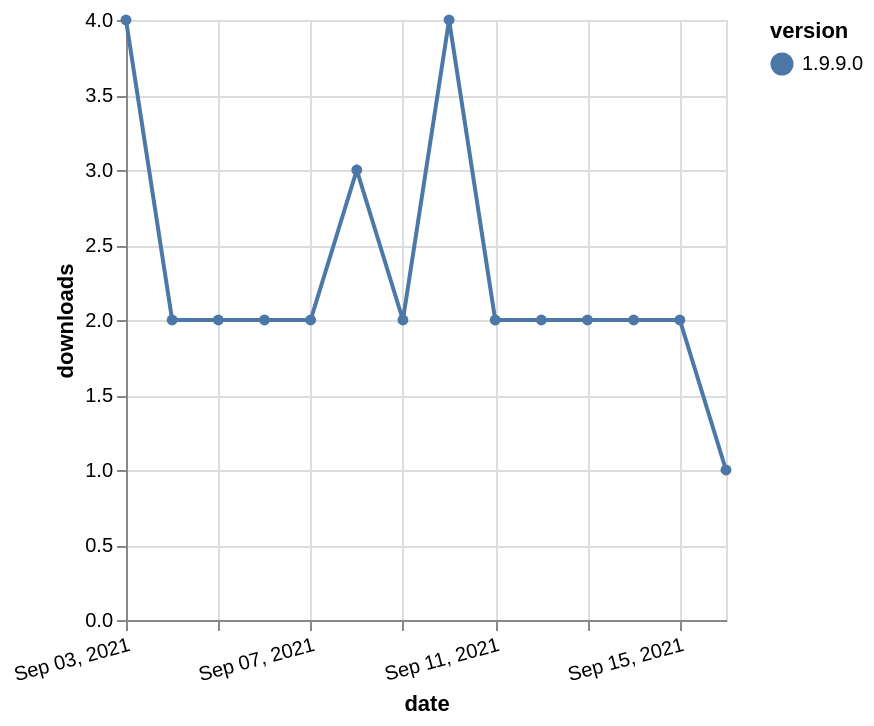

Here is the Vega-Lite specification saved for this chart:
### Vega-Lite specification from a JSON file in a GitHub repository (floating-point values rounded to 4 significant figures)
{"$schema": "https://vega.github.io/schema/vega-lite/v5.json", "description": "A simple bar chart with embedded data.", "data": {"values": [{"date": "2021-09-03", "total": 1853, "delta": 4, "version": "1.9.9.0"}, {"date": "2021-09-04", "total": 1855, "delta": 2, "version": "1.9.9.0"}, {"date": "2021-09-05", "total": 1857, "delta": 2, "version": "1.9.9.0"}, {"date": "2021-09-06", "total": 1859, "delta": 2, "version": "1.9.9.0"}, {"date": "2021-09-07", "total": 1861, "delta": 2, "version": "1.9.9.0"}, {"date": "2021-09-08", "total": 1864, "delta": 3, "version": "1.9.9.0"}, {"date": "2021-09-09", "total": 1866, "delta": 2, "version": "1.9.9.0"}, {"date": "2021-09-10", "total": 1870, "delta": 4, "version": "1.9.9.0"}, {"date": "2021-09-11", "total": 1872, "delta": 2, "version": "1.9.9.0"}, {"date": "2021-09-12", "total": 1874, "delta": 2, "version": "1.9.9.0"}, {"date": "2021-09-13", "total": 1876, "delta": 2, "version": "1.9.9.0"}, {"date": "2021-09-14", "total": 1878, "delta": 2, "version": "1.9.9.0"}, {"date": "2021-09-15", "total": 1880, "delta": 2, "version": "1.9.9.0"}, {"date": "2021-09-16", "total": 1881, "delta": 1, "version": "1.9.9.0"}]}, "width": "container", "mark": {"type": "line", "point": {"filled": true}}, "encoding": {"x": {"field": "date", "type": "temporal", "timeUnit": "yearmonthdate", "title": "date", "axis": {"labelAngle": -15}}, "y": {"field": "delta", "type": "quantitative", "title": "downloads"}, "color": {"field": "version", "type": "nominal"}, "tooltip": {"field": "delta"}}}
